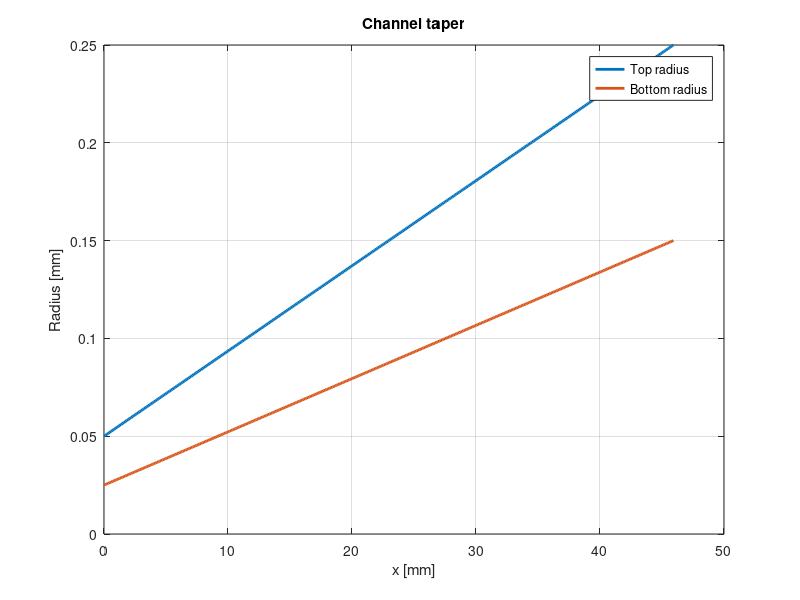
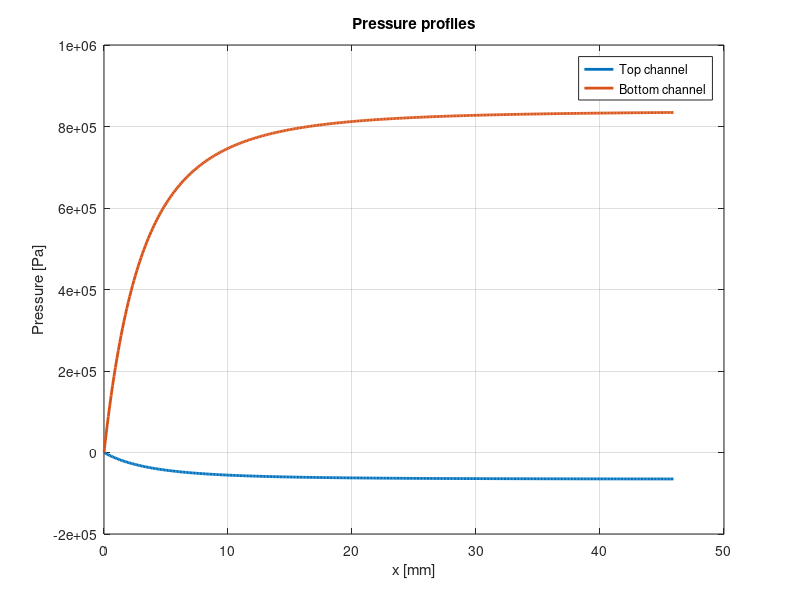
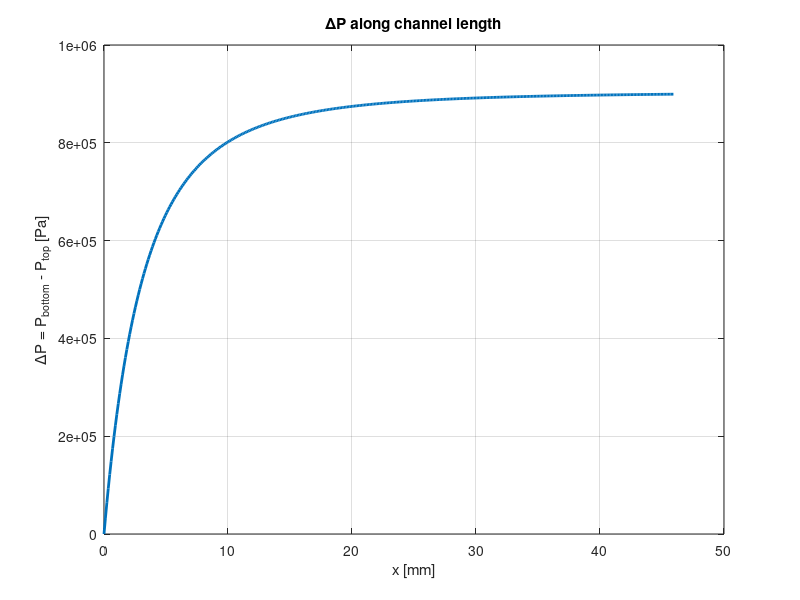

MATLAB code for these plots, in order:
clear; clc; close all;

%% Parameters
mu = 7e-4;          % viscosity [Pa.s]
L  = 4.592e-2;         % straight branch length [m]
Q  = 6e-8;          % volumetric flow rate [m^3/s]
N  = 400;           % number of axial points
x  = linspace(0,L,N);

% Baseline radii [m]
% rt_left  = 0.5-3/2;   % top radius at left
% rt_right = 0.20e-3/2;   % top radius at right
% 
% rb_left  = 0.05e-3/2;   % bottom radius at left
% rb_right = 0.30e-3/2;   % bottom radius at right

% You can flip these values to test reverse taper.
% Example for widening to the right:
rt_left = 0.10e-3/2; rt_right = 0.50e-3/2;
rb_left = 0.05e-3/2; rb_right = 0.30e-3/2;

%% Linear taper definitions
rt = rt_left  + (rt_right - rt_left )*(x/L);   % top radius vs x
rb = rb_left  + (rb_right - rb_left )*(x/L);   % bottom radius vs x

%% Local hydraulic resistance per unit length
% For a circular tube: dR/dx = 8*mu / (pi*r^4)
dRdx_t = 8*mu ./ (pi*rt.^4);
dRdx_b = 8*mu ./ (pi*rb.^4);

%% Pressure profiles
% Choose arbitrary reference pressure at the left end of the top branch
P_top_left = 0;

% Top branch flows left -> right, so pressure decreases with x
% dP/dx = -Q * dRdx_t
P_top = P_top_left - cumtrapz(x, Q*dRdx_t);

% Bottom branch flows right -> left, so pressure increases with x
% Let bottom-left pressure equal pressure after the U-bend offset.
% For simplicity here, use the same left-end reference.
P_bot_left = 0;
P_bot = P_bot_left + cumtrapz(x, Q*dRdx_b);

%% Pressure difference between bottom and top at same x
DeltaP = P_bot - P_top;

%% Metrics of uniformity
DeltaP_range = max(DeltaP) - min(DeltaP);
DeltaP_std   = std(DeltaP);

fprintf('DeltaP range = %.4e Pa\n', DeltaP_range);
fprintf('DeltaP std   = %.4e Pa\n', DeltaP_std);

%% Plot radii
figure;
plot(x*1e3, rt*1e3, 'LineWidth', 2); hold on;
plot(x*1e3, rb*1e3, 'LineWidth', 2);
xlabel('x [mm]');
ylabel('Radius [mm]');
legend('Top radius','Bottom radius','Location','best');
title('Channel taper');
grid on;

%% Plot pressures
figure;
plot(x*1e3, P_top, 'LineWidth', 2); hold on;
plot(x*1e3, P_bot, 'LineWidth', 2);
xlabel('x [mm]');
ylabel('Pressure [Pa]');
legend('Top channel','Bottom channel','Location','best');
title('Pressure profiles');
grid on;

%% Plot DeltaP
figure;
plot(x*1e3, DeltaP, 'LineWidth', 2);
xlabel('x [mm]');
ylabel('\DeltaP = P_{bottom} - P_{top} [Pa]');
title('\DeltaP along channel length');
grid on;
